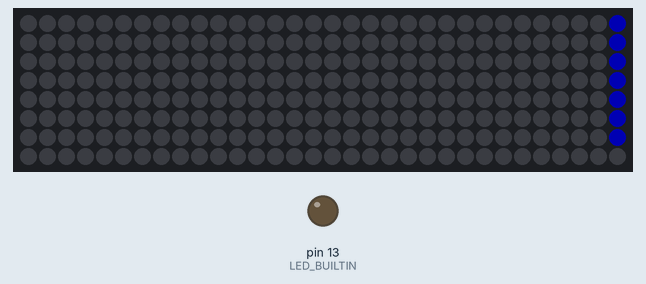
Bench run of a sketch on a simulated Arduino Uno, built with avr-gcc and run on an emulated ATmega328P. On the bench: 32×8 RGB LED matrix (first LED top left, wired row by row), output pins drawn as LEDs (lit = HIGH). Dim RGB values are drawn brighter than linear.

Above: at 0.21 s.
At 5.03 s:
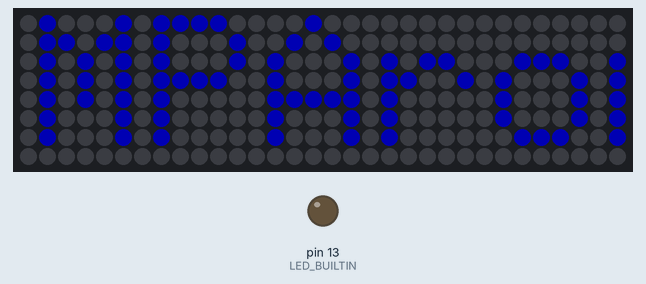
At 9.98 s:
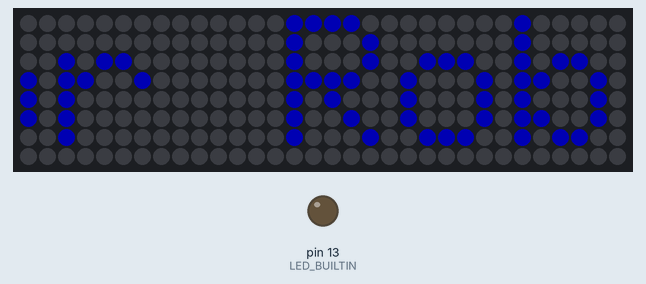
At 19.68 s:
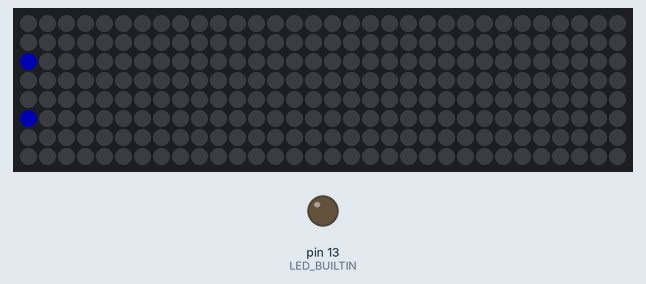
At 29.7 s:
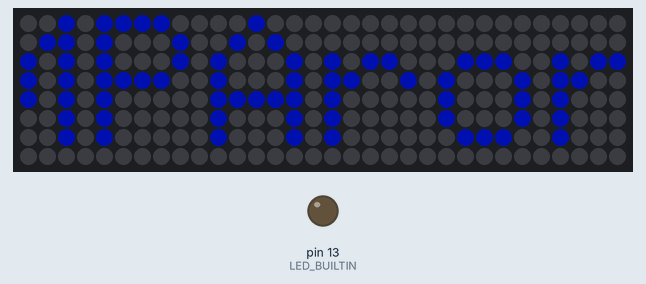
At 39.88 s:
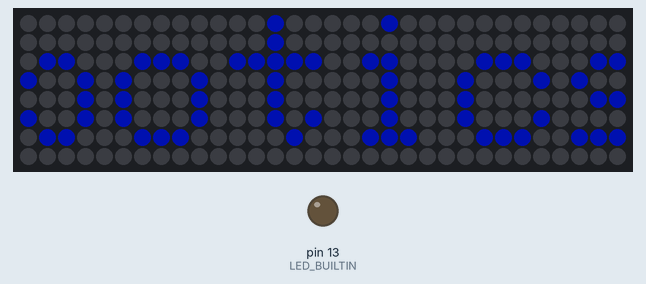

The sketch:

workingcode.ino
```cpp
//#include <SD.h>
//#include <SPI.h>
#include <Adafruit_GFX.h>
#include <Adafruit_NeoMatrix.h>
#include <Adafruit_NeoPixel.h>


#define PIN 6

Adafruit_NeoMatrix matrix = Adafruit_NeoMatrix(32, 8, PIN,
  NEO_MATRIX_TOP     + NEO_MATRIX_LEFT +
  NEO_MATRIX_COLUMNS + NEO_MATRIX_ZIGZAG,
  NEO_GRB            + NEO_KHZ800);

const uint16_t colors[] = {
  matrix.Color(0, 0, 255) };


void setup() {
  matrix.begin();
  matrix.setTextWrap(false);
  matrix.setBrightness(60);
  matrix.setTextColor(colors[0]);

  pinMode(LED_BUILTIN, OUTPUT);
}

int x    = matrix.width();
int pass = 0;

void loop() {
  matrix.fillScreen(0);
  matrix.setCursor(x, 0);
  matrix.print(F("MPAror Robotics"));
  if(--x < -120) {
    x = matrix.width();
    if(++pass >= 3) pass = 0;
    matrix.setTextColor(colors[pass]);
  }
  matrix.show();
  delay(100);
}
```
